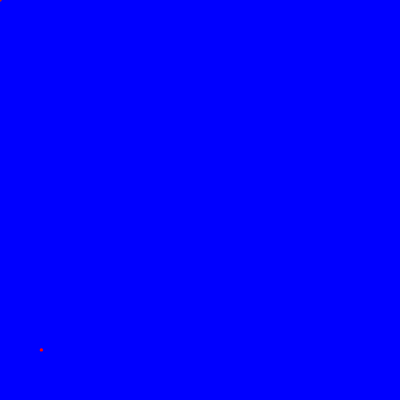
Frame 1 (no input)
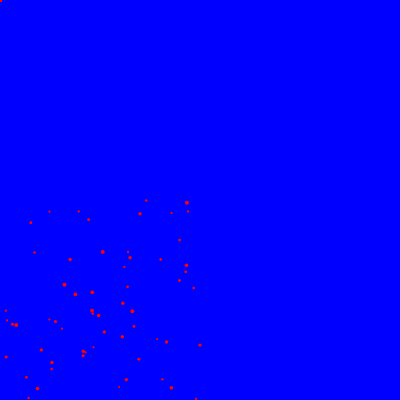
Frame 60 (no input)
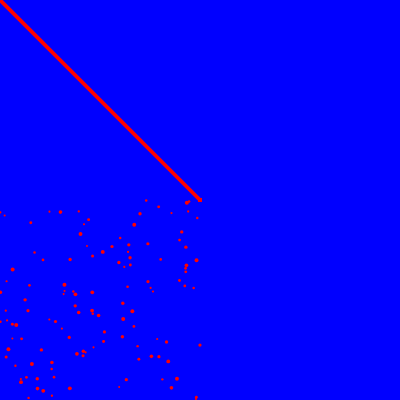
Frame 120 (the mouse pressed at the canvas centre since frame 60)

The p5.js sketch that drew these frames (run headless with seeded random() and noise() and a simulated clock; from frame 60 on, the mouse is pressed at the canvas centre):

// p5.js sketch
// ── sketch.js
/**
 * Yourfirstand Lastname
 * IGME-101: Assignment Name, m/d/19
 * Summarization of sketch activity
 */

"use strict"; //catch some common coding errors


/**
 * setup :
 */
function setup() {
    createCanvas(400, 400);
    background("Blue");
    stroke("FireBrick");
    fill("Green");
    frameRate(90);
}

let x = 30;

/**
 * draw :
 */
function draw() {
    //background("Blue");  //stops the trail of the square
    //fill("Green");
    //rect(x, 30, 30, 30);
    //x = x + 1;
    strokeWeight(random(2, 4));
    //point(mouseX,mouseY);
    line(pmouseX, pmouseY, mouseX, mouseY);
    //text("Yes", mouseX, mouseY);
    stroke("Red");
    point(random(0, 200),random(200, 400));
}

function mouseClicked() {
    background("Blue");
    textSize(50);
    text("Howdy", 150, 150);
}
 function keyPressed() {
     //background("Blue")
     textSize(50);
     text(key, 150, 150);
 }
